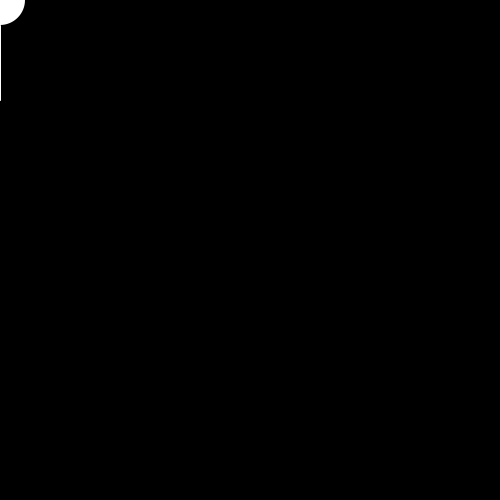
Frame 1 (no input)
Frame 60 (the mouse pressed at the canvas centre just before this capture): identical to frame 1, image omitted
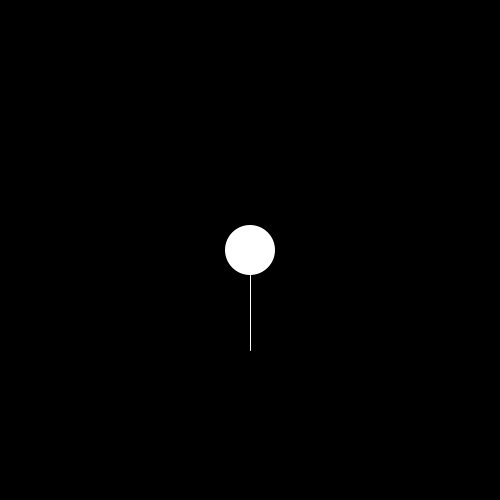
Frame 120 (the mouse held since frame 60 and released just before this capture)

The Processing sketch that drew these frames (run headless with seeded random() and noise(); from frame 60 on, the mouse is pressed at the canvas centre):

// Processing sketch: variables
// ── variables.pde
float x; // assignment

char c = 'a';
String s = "Bryan";

void setup()
{
  size(500, 500);
  noCursor();
  x = 0; // assignment
  println(s);
  
  // Operators
  
  x = x + 1;
  x+=1;
  x++;
  
  //x = y +1;
  //x = y + z;
  
  x =x - 1;
  x -= 1;
  x --; // decrement
  
  x =x * 2;
  x *= 2;
  
  x = x /2;
  x /= 2;
  
  float x = 10;
  float y = 5;
  float z = -3;
  
  x += y; // Add y to x. y doesnt change
  y -= z; // Subtract z from y
  z *= 3; // Multiply z by 3
  z ++; // Add 1 to z
  x = y * 2; // Multiply y by 2
  
  y --; // subtract 1 from y
  z += x; // add x to y
  
  x += x; // add x to itself
  
  z = x - 5; //z is assigned x + 5
  y -= x; // Subtract x from y
  x = (y + 5) * (x -1);
  z --;
  println(x);
  println(y);
  println(z);
  
  
  
  
  
  
}

void draw()
{
  background(0);
  noStroke();
  fill(255);
  ellipse(mouseX, mouseY, 50, 50);
  stroke(255);
  println(mouseY);
  line(mouseX, mouseY+25, mouseX, mouseY+100);
  println(mouseY);
  
  /*
  
  + add
  - subtract
  * multiply
  / divide
  %
  
  */
  
  
}
  
